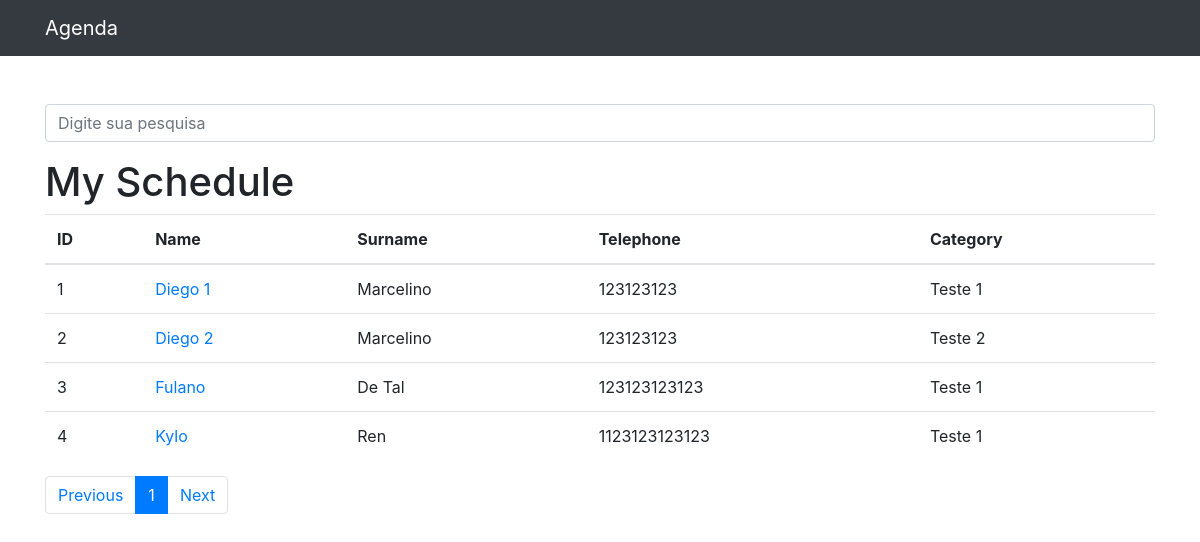
The page / on the database its author committed.
### contacts/models.py (models this page shows, shortened)
class Contact(models.Model):
    name = models.CharField(max_length=255)
    surname = models.CharField(max_length=255, blank=True)
    telephone = models.CharField(max_length=255)
    email = models.EmailField(max_length=255, blank=True)
    created_at = models.DateTimeField(default=timezone.now)
    description = models.TextField(blank=True)
    category = models.ForeignKey(Category, on_delete=models.DO_NOTHING)
    disabled = models.BooleanField(default=False)
    photo = models.ImageField(blank=True, upload_to='photos/%Y/%m/')

class Category(models.Model):
    name = models.CharField(max_length=255)
    def __str__(self):
        return self.name

### contacts/views.py (the view)
# urls.py: path('', views.index, name='index'),
def index(request):
    contacts = contact_repository.order_all_by("id")
    paginator = Paginator(contacts, 30)
    page = request.GET.get("page")
    contacts = paginator.get_page(page)
    return render(request, "contacts.html", {"contacts": contacts})

### contacts/repository.py (called while the page is built)
    def order_all_by(self, field, ascending=True):
        field = field if ascending else f'-{field}'
        return self.model.objects.order_by(field)

### contacts/templates/contacts.html (shortened to what this page needs)
{% extends 'base.html' %}
{% block content %}
<h1>My Schedule</h1>
<table class="table">
  <thead>
    <tr>
      <th>ID</th>
      <th>Name</th>
      <th>Surname</th>
      <th>Telephone</th>
      <th>Category</th>
    </tr>
  </thead>
  <tbody>
    {% for contact in contacts %}
      {% if not contact.disabled %}
      <tr>
        <td>{{ contact.id }}</td>
        <td>
          <a href="{% url 'contact' contact.id %}">{{ contact.name }}</a>
        </td>
        <td>{{ contact.surname }}</td>
        <td>{{ contact.telephone }}</td>
        <td>{{ contact.category }}</td>
      </tr>
      {% endif %}
    {% endfor %}
  </tbody>
</table>
<nav aria-label="Page navigation example">
  <ul class="pagination">
    <li class="page-item"><a class="page-link" href="#">Previous</a></li>
    {% for page in contacts.paginator.page_range %}
      {% if contacts.number == page %}
        <li li class="page-item active"><a class="page-link" href="#?p={{ page }}">1</a></li>
      {% else %}
        <li li class="page-item"><a class="page-link" href="#?p={{ page }}">1</a></li>
      {% endif %}
    {% endfor %}
    <li class="page-item"><a class="page-link" href="#">Next</a></li>
  </ul>
</nav>
{% endblock %}

### templates/base.html (shortened to what this page needs)
{% load static %}
<!DOCTYPE html>
<html lang="pt">
<head>
  {% include 'partials/head.html' %}
</head>
<body>
  {% include 'partials/navigation.html' %}
  <div class="container">
    <div class="row">
      <div class="col-lg-12">
        {% if 'accounts' not in request.path %}
          <br><br>
          <form method="get" action="{% url 'search' %}">
            <div class="form-group row">
              <div class="col-12">
                <input class="form-control" type="search" value="{{ request.GET.term }}" id="search-input"
                placeholder="Digite sua pesquisa" name="term">
              </div>
            </div>
          </form>
        {% endif %}
        {% block content %}{% endblock %}
      </div>
    </div>
  </div>
</body>
</html>

### templates/partials/head.html (shortened to what this page needs)
{% load static %}
<link
  href="{% static 'vendor/bootstrap/css/bootstrap.min.css' %}"
  rel="stylesheet"
/>

### templates/partials/navigation.html (shortened to what this page needs)
<nav class="navbar navbar-expand-lg navbar-dark bg-dark static-top">
  <div class="container">
    <a class="navbar-brand" href="{% url 'index' %}">Agenda</a>
  </div>
</nav>

### templates/partials/scripts.html (shortened to what this page needs)
{% load static %}

### rows shown on the page
Contact: id "1", name "Diego 1", surname "Marcelino", telephone "123123123", category "Teste 1"
Contact: id "2", name "Diego 2", surname "Marcelino", telephone "123123123", category "Teste 2"
Contact: id "3", name "Fulano", surname "De Tal", telephone "123123123123", category "Teste 1"
Contact: id "4", name "Kylo", surname "Ren", telephone "1123123123123", category "Teste 1"
